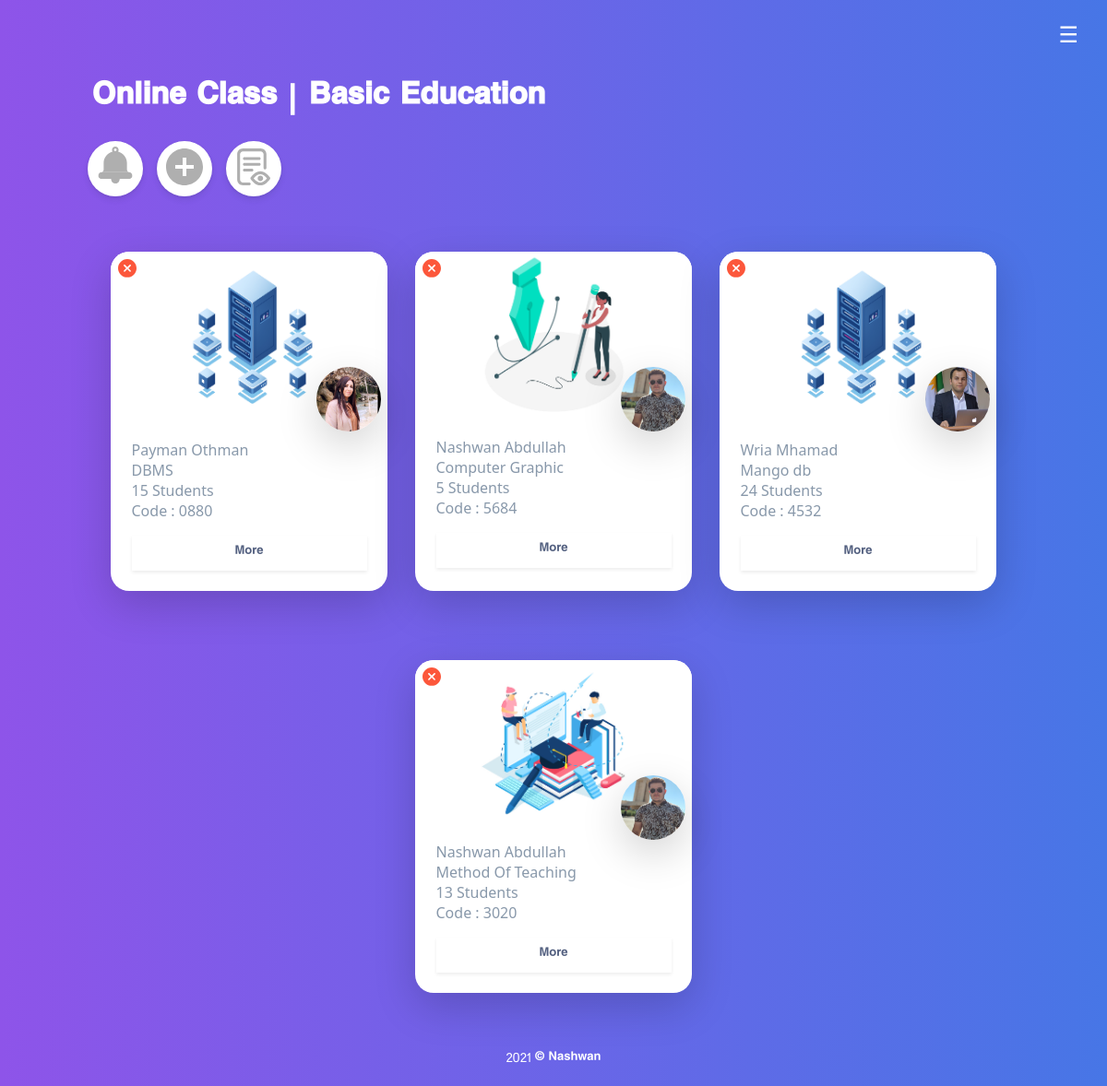
The page /home.php (signed in) on the database its author committed.
### tables this page shows
CREATE TABLE `class` (
  `id` int(11) NOT NULL,
  `teacher_id` int(11) NOT NULL,
  `code` varchar(255) NOT NULL,
  `subject` varchar(255) NOT NULL,
  `stage` varchar(255) NOT NULL,
  `num_students` varchar(255) NOT NULL,
  `descGallery` varchar(255) NOT NULL
);

CREATE TABLE `teachers` (
  `id` int(11) NOT NULL,
  `name` varchar(255) NOT NULL,
  `email` varchar(255) NOT NULL,
  `password` varchar(255) NOT NULL,
  `level` varchar(255) NOT NULL,
  `profile_img` varchar(255) NOT NULL,
  `social_type` varchar(255) NOT NULL,
  `social_link` varchar(255) NOT NULL,
  `social_type2` varchar(255) NOT NULL,
  `social_link2` varchar(255) NOT NULL
);

### includes/config.php (called while the page is built, shortened)
<?php
if(isset($_SESSION['userid'])){
    $userid = $_SESSION['userid'];
}
?>

### home.php (the view, shortened to what this page needs)
<?php include 'includes/nav.php' ;
if(isset($userid)){
?>
<div class="container">
  <div class="row  justify-content-center ">
    <?php
$query = mysqli_query($db ,"SELECT * FROM class u JOIN join_class uc ON u.id=uc.classid JOIN teachers cl ON cl.id =u.teacher_id WHERE userid = $userid AND uc.code_class = u.code");
while($row = mysqli_fetch_assoc($query)){?>
    <div class="d-flex justify-content-center m-3">
      <div class="card mt-5 shadow-lg radius-20 border-0" style="width: 20rem">
        <a href="?delete=<?php echo $row['join_id'];?>&classid=<?php echo $row['classid'];?>&code=<?php echo $row['code'];?>"><img src="assets/img/remove.svg" width="20" class="m-2"
            style="position:absolute"></a>
        <img src="upload/teachers/subject_images/<?php   echo $row['descGallery'];?>" class="card-img-top radius-20">
        <img src="upload/teachers/profile_images/<?php echo $row['profile_img'];?>" class="rounded-circle m-2 shadow-lg"
          style="position:absolute;right:0;top:117px" width="70" height="70">
        <div class="card-body">
          <h6 class="card-subtitle mb-2 text-muted"><?php   echo $row['name'];?></h6>
          <h6 class="card-subtitle mb-2 text-muted"><?php   echo $row['subject'];?></h6>
          <h6 class="card-subtitle mb-2 text-muted"><?php   echo $row['num_students'];?> Students</h6>
          <h6 class="card-subtitle mb-2 text-muted">Code : <?php   echo $row['code'];?></h6>
          <a href="more.php?ARCGfYyYjn2U9=<?php echo $row['code'];?>&4sk3QzPPwJB&QX3SALN76m_8x1_9yQzPP=<?php echo $row['teacher_id'];?>&3lndnc"
            class="text-decoration-none">
            <div class="p-2 text-center mt-3 shadow-sm">More</div>
          </a>
        </div>
      </div>
    </div>
    <?php
}
?>
  </div>
</div>
<?php include 'includes/footer.php';?>
<?php
}else{
    header("Location:index.php");
}
?>

### includes/nav.php (shortened to what this page needs)
<?php include 'includes/config.php' ; ?>
<!DOCTYPE html>
<html>
<head>
  <link rel="stylesheet" href="assets/css/style.css">
  <link rel="stylesheet" href="assets/css/bootstrap.css">
  <link rel="stylesheet" href="assets/css/navbar.css">
  <link rel="stylesheet" href="assets/css/OswaldFont.css" >
  <link rel="stylesheet" href="assets/css/Speda.ttf">
  <link href="https://stackpath.bootstrapcdn.com/font-awesome/4.7.0/css/font-awesome.min.css" rel="stylesheet">
</head>
<body>
    <?php include 'includes/footer.php' ; ?>
  <button class="w3-button w3-xlarge w3-right  m-3 hum" onclick="openRightMenu()">&#9776;</button>
  <div class="container w3-container">
    <a href="index.php" class="m-1 h1 font-weight-bolder text-white">Online Class | Basic Education</a>
  </div>
  <?php if(isset($userid)){  ?>
  <div class="container mt-3">
    <ul class="nav nav-pills nav-pills-circle" id="tabs_2" role="tablist">
      <li class="nav-item">
        <a class="nav-link bg-white rounded-circle active" data-toggle="modal" data-target="#modal-notification">
          <img src="assets/img/notification.svg" class="mb-2" width="40"><img>
        </a>
      </li>
      <li class="nav-item">
        <a class="nav-link bg-white rounded-circle active" data-toggle="modal" data-target="#modal-default">
          <img src="assets/img/add.svg" class="mb-1" width="40"><img>
        </a>
      </li>
      <li class="nav-item">
        <a class="nav-link bg-white rounded-circle active" href="absences.php">
          <img src="assets/img/absences.svg" class="mb-1" width="40"><img>
        </a>
      </li>
    </ul>
  </div>
  <?php } ?>

### includes/footer.php (shortened to what this page needs)
<center><p class="mt-5 text-white"><?php echo date("Y");?> <a href="https://www.fb.com/codenashwan"> © Nashwan</a> </p></center>

### assets/css/style.css (style rules this page uses)
body { font-family:'Oswald',"speda" !important; src: url(Speda.ttf); background: #4776E6; background: -webkit-linear-gradient(to right, #8E54E9, #4776E6); background: linear-gradient(to right, #8E54E9, #4776E6); }
.radius-20 { border-radius: 20px !important; }
.hum { background: none !important; color: white !important; }

### assets/css/navbar.css (style rules this page uses)
*,*:before,*:after { box-sizing:inherit }
html { -ms-text-size-adjust:100%;-webkit-text-size-adjust:100% }
body { margin:0 }
a { background-color:transparent }
img { border-style:none }
button,input,select,textarea,optgroup { font:inherit;margin:0 }
button,input { overflow:visible }
button,select { text-transform:none }
button,[type=button],[type=reset],[type=submit] { -webkit-appearance:button }
html,body { font-family:Verdana,sans-serif;font-size:15px;line-height:1.5 }
html { overflow-x:hidden }
h6 { font-size:16px }
h1,h2,h3,h4,h5,h6 { font-family:"Segoe UI",Arial,sans-serif;font-weight:400;margin:10px 0 }
img { vertical-align:middle }
a { color:inherit }
.w3-btn,.w3-button { border:none;display:inline-block;padding:8px 16px;vertical-align:middle;overflow:hidden;text-decoration:none;color:inherit;background-color:inherit;text-align:center;cursor:pointer;white-space:nowrap }
.w3-btn,.w3-button { -webkit-touch-callout:none;-webkit-user-select:none;-khtml-user-select:none;-moz-user-select:none;-ms-user-select:none;user-select:none }
.w3-container:after,.w3-container:before,.w3-panel:after,.w3-panel:before,.w3-row:after,.w3-row:before,.w3-row-padding:after,.w3-row-padding:before, .w3-cell-row:before,.w3-cell-row:after,.w3-clear:after,.w3-clear:before,.w3-bar:before,.w3-bar:after { content:"";display:table;clear:both }
.w3-container,.w3-panel { padding:0.01em 16px }
.w3-xlarge { font-size:24px!important }
.w3-right { float:right!important }

### rows shown on the page
class: descGallery (picture), teacher.profile_img (picture), teacher.name "Payman Othman", subject "DBMS", num_students "15", code "0880"
class: descGallery (picture), teacher.profile_img (picture), teacher.name "Nashwan Abdullah", subject "Computer Graphic", num_students "5", code "5684"
class: descGallery (picture), teacher.profile_img (picture), teacher.name "Wria Mhamad", subject "Mango db", num_students "24", code "4532"
class: descGallery (picture), teacher.profile_img (picture), teacher.name "Nashwan Abdullah", subject "Method Of Teaching", num_students "13", code "3020"
